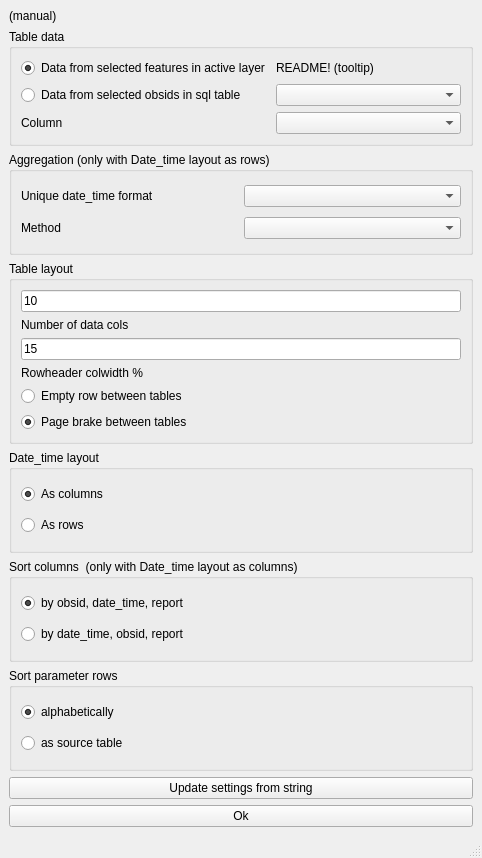
<?xml version="1.0" encoding="UTF-8"?>
<ui version="4.0">
 <class>MainWindow</class>
 <widget class="QMainWindow" name="MainWindow">
  <property name="geometry">
   <rect>
    <x>0</x>
    <y>0</y>
    <width>482</width>
    <height>858</height>
   </rect>
  </property>
  <property name="windowTitle">
   <string>MainWindow</string>
  </property>
  <widget class="QWidget" name="centralwidget">
   <layout class="QVBoxLayout" name="verticalLayout_3">
    <item>
     <widget class="QLabel" name="manual_label">
      <property name="sizePolicy">
       <sizepolicy hsizetype="Preferred" vsizetype="Maximum">
        <horstretch>0</horstretch>
        <verstretch>0</verstretch>
       </sizepolicy>
      </property>
      <property name="text">
       <string>(manual)</string>
      </property>
     </widget>
    </item>
    <item>
     <widget class="QGroupBox" name="groupBox_2">
      <property name="title">
       <string>Table data</string>
      </property>
      <layout class="QGridLayout" name="gridLayout_2">
       <item row="1" column="1">
        <widget class="QComboBox" name="sql_table">
         <property name="sizeAdjustPolicy">
          <enum>QComboBox::AdjustToMinimumContentsLength</enum>
         </property>
        </widget>
       </item>
       <item row="0" column="0">
        <widget class="QRadioButton" name="from_active_layer">
         <property name="toolTip">
          <string>&lt;html&gt;&lt;head/&gt;&lt;body&gt;&lt;p&gt;&lt;span style=&quot; font-family:'DejaVu Sans Mono'; color:#000000;&quot;&gt;Check that exported number of rows are identical to expected number of rows!&lt;br/&gt;Features in layers from sql queries can be invalid and then excluded from the report!&lt;/span&gt;&lt;/p&gt;&lt;/body&gt;&lt;/html&gt;</string>
         </property>
         <property name="text">
          <string>Data from selected features in active layer</string>
         </property>
         <property name="checked">
          <bool>true</bool>
         </property>
        </widget>
       </item>
       <item row="0" column="1">
        <widget class="QLabel" name="label_4">
         <property name="toolTip">
          <string>&lt;html&gt;&lt;head/&gt;&lt;body&gt;&lt;p&gt;&lt;br/&gt;&lt;/p&gt;&lt;/body&gt;&lt;/html&gt;</string>
         </property>
         <property name="text">
          <string>README! (tooltip)</string>
         </property>
        </widget>
       </item>
       <item row="1" column="0">
        <widget class="QRadioButton" name="from_sql_table">
         <property name="text">
          <string>Data from selected obsids in sql table</string>
         </property>
         <property name="checked">
          <bool>false</bool>
         </property>
        </widget>
       </item>
       <item row="2" column="0">
        <widget class="QLabel" name="label_6">
         <property name="text">
          <string>Column</string>
         </property>
        </widget>
       </item>
       <item row="2" column="1">
        <widget class="QComboBox" name="data_column"/>
       </item>
      </layout>
     </widget>
    </item>
    <item>
     <widget class="QGroupBox" name="groupBox_5">
      <property name="title">
       <string>Aggregation (only with Date_time layout as rows)</string>
      </property>
      <layout class="QGridLayout" name="gridLayout_3">
       <item row="0" column="0">
        <widget class="QLabel" name="label_3">
         <property name="text">
          <string>Unique date_time format</string>
         </property>
        </widget>
       </item>
       <item row="0" column="1">
        <widget class="QComboBox" name="date_time_format"/>
       </item>
       <item row="1" column="0">
        <widget class="QLabel" name="label_5">
         <property name="text">
          <string>Method</string>
         </property>
        </widget>
       </item>
       <item row="1" column="1">
        <widget class="QComboBox" name="method"/>
       </item>
      </layout>
     </widget>
    </item>
    <item>
     <widget class="QGroupBox" name="groupBox_3">
      <property name="title">
       <string>Table layout</string>
      </property>
      <layout class="QVBoxLayout" name="verticalLayout_4">
       <item>
        <widget class="QLineEdit" name="num_data_cols">
         <property name="inputMethodHints">
          <set>Qt::ImhDigitsOnly</set>
         </property>
         <property name="text">
          <string>10</string>
         </property>
        </widget>
       </item>
       <item>
        <widget class="QLabel" name="label">
         <property name="text">
          <string>Number of data cols</string>
         </property>
        </widget>
       </item>
       <item>
        <widget class="QLineEdit" name="rowheader_colwidth_percent">
         <property name="inputMethodHints">
          <set>Qt::ImhDigitsOnly</set>
         </property>
         <property name="text">
          <string>15</string>
         </property>
        </widget>
       </item>
       <item>
        <widget class="QLabel" name="label_2">
         <property name="text">
          <string>Rowheader colwidth %</string>
         </property>
        </widget>
       </item>
       <item>
        <widget class="QRadioButton" name="empty_row_between_tables">
         <property name="text">
          <string>Empty row between tables</string>
         </property>
        </widget>
       </item>
       <item>
        <widget class="QRadioButton" name="page_break_between_tables">
         <property name="text">
          <string>Page brake between tables</string>
         </property>
         <property name="checked">
          <bool>true</bool>
         </property>
        </widget>
       </item>
      </layout>
     </widget>
    </item>
    <item>
     <widget class="QGroupBox" name="groupBox_6">
      <property name="title">
       <string>Date_time layout</string>
      </property>
      <layout class="QVBoxLayout" name="verticalLayout_5">
       <item>
        <widget class="QRadioButton" name="date_time_as_columns">
         <property name="text">
          <string>As columns</string>
         </property>
         <property name="checked">
          <bool>true</bool>
         </property>
        </widget>
       </item>
       <item>
        <widget class="QRadioButton" name="date_time_as_rows">
         <property name="text">
          <string>As rows</string>
         </property>
        </widget>
       </item>
      </layout>
     </widget>
    </item>
    <item>
     <widget class="QGroupBox" name="groupBox">
      <property name="title">
       <string>Sort columns  (only with Date_time layout as columns)</string>
      </property>
      <layout class="QVBoxLayout" name="verticalLayout">
       <item>
        <widget class="QRadioButton" name="sort_by_obsid">
         <property name="text">
          <string>by obsid, date_time, report</string>
         </property>
         <property name="checked">
          <bool>true</bool>
         </property>
        </widget>
       </item>
       <item>
        <widget class="QRadioButton" name="sort_by_date_time">
         <property name="text">
          <string>by date_time, obsid, report</string>
         </property>
        </widget>
       </item>
      </layout>
     </widget>
    </item>
    <item>
     <widget class="QGroupBox" name="groupBox_4">
      <property name="title">
       <string>Sort parameter rows</string>
      </property>
      <layout class="QVBoxLayout" name="verticalLayout_2">
       <item>
        <widget class="QRadioButton" name="sort_alphabetically">
         <property name="text">
          <string>alphabetically</string>
         </property>
         <property name="checked">
          <bool>true</bool>
         </property>
        </widget>
       </item>
       <item>
        <widget class="QRadioButton" name="radioButton">
         <property name="toolTip">
          <string>Sorting using the same order as read from the source table or active layer.</string>
         </property>
         <property name="text">
          <string>as source table</string>
         </property>
        </widget>
       </item>
      </layout>
     </widget>
    </item>
    <item>
     <widget class="QPushButton" name="pushButton_update_from_string">
      <property name="text">
       <string>Update settings from string</string>
      </property>
     </widget>
    </item>
    <item>
     <widget class="QPushButton" name="pushButton_ok">
      <property name="text">
       <string>Ok</string>
      </property>
     </widget>
    </item>
   </layout>
  </widget>
  <widget class="QMenuBar" name="menubar">
   <property name="geometry">
    <rect>
     <x>0</x>
     <y>0</y>
     <width>482</width>
     <height>23</height>
    </rect>
   </property>
  </widget>
  <widget class="QStatusBar" name="statusbar"/>
 </widget>
 <resources/>
 <connections/>
</ui>
